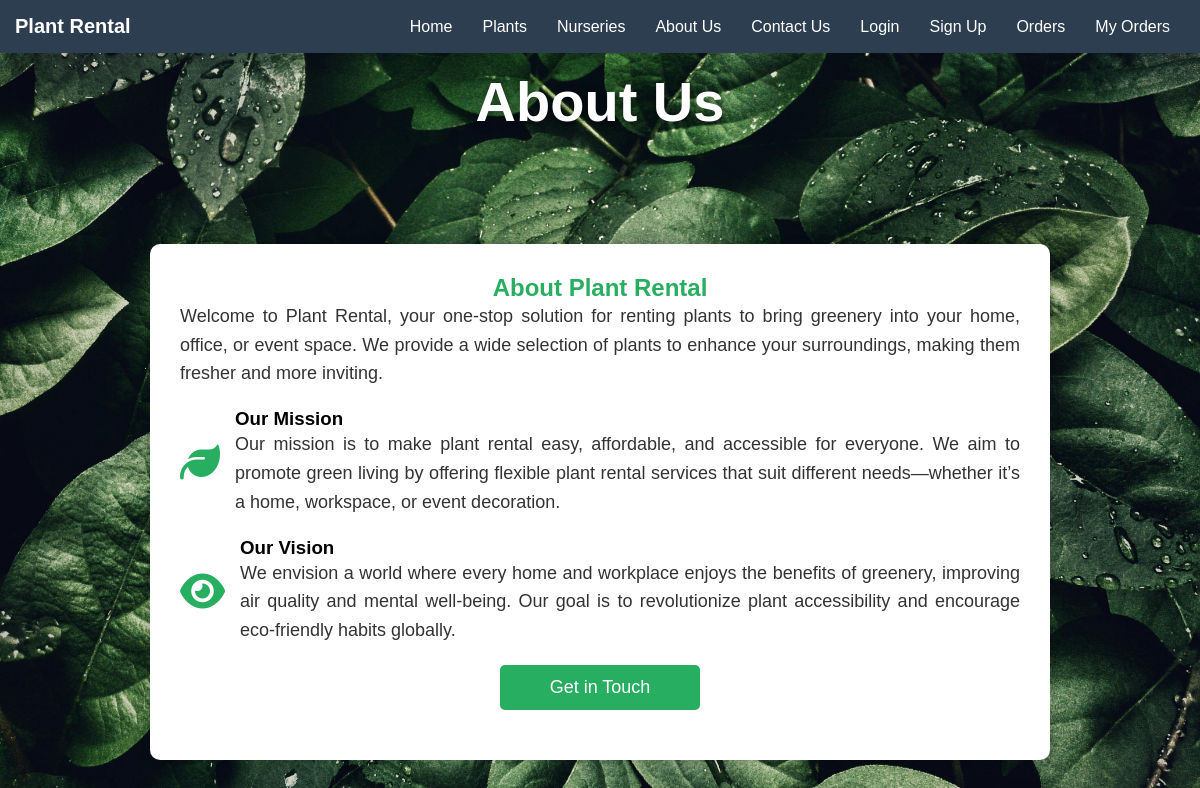
/app/about.php, run on the app's committed database.
### tables this page shows
CREATE TABLE about_us (
    id INT AUTO_INCREMENT PRIMARY KEY,
    title VARCHAR(255) NOT NULL,
    description TEXT NOT NULL,
    mission TEXT NOT NULL,
    vision TEXT NOT NULL,
    history TEXT NOT NULL,
    value TEXT NOT NULL,
    updated_at TIMESTAMP DEFAULT CURRENT_TIMESTAMP ON UPDATE CURRENT_TIMESTAMP
);

### app/about.php (the view, shortened to what this page needs)
<?php
include_once('..\database\db.php');
$query = "SELECT * FROM about_us LIMIT 1";
$result = $conn->query($query);
$about = $result->fetch_assoc();
?>
<!DOCTYPE html>
<html lang="en">
<head>
    <link rel="stylesheet" href="..\resources\css\styles.css">
    <link rel="stylesheet" href="https://cdnjs.cloudflare.com/ajax/libs/font-awesome/6.4.2/css/all.min.css">
    <link rel="stylesheet" href="..\resources\css\about.css">
</head>
<body>
<?php include '../app/reusablelibrary/unauthenticated_header.php';?>
<div class="hero">
    <h1>About Us</h1>
</div>
<div class="about-container">
    <div class="about-box">
        <h2><?php echo $about['title']; ?></h2>
        <p><?php echo $about['description']; ?></p>
        <div class="about-section">
            <i class="fas fa-leaf"></i>
            <div>
                <h3>Our Mission</h3>
                <p><?php echo $about['mission']; ?></p>
            </div>
        </div>
        <div class="about-section">
            <i class="fas fa-eye"></i>
            <div>
                <h3>Our Vision</h3>
                <p><?php echo $about['vision']; ?></p>
            </div>
        </div>
        <a href="contact.php" class="cta-btn">Get in Touch</a>
    </div>
</div>
</body>
</html>

### app/reusablelibrary/unauthenticated_header.php (shortened to what this page needs)
<nav>
    <div class="logo">Plant Rental</div>
    <ul>
      <li><a href="index.php">Home</a></li>
      <li><a href="plants.php">Plants</a></li>
      <li><a href="nurseries.php">Nurseries</a></li>
      <li><a href="about.php">About Us</a></li>
      <li><a href="contact.php">Contact Us</a></li>
      <li><a href="login.php">Login</a></li>
      <li><a href="signup.php">Sign Up</a></li>
      <li><a href="orders.php">Orders</a></li>
  <li><a href="my-orders.php">My Orders</a></li>
</ul>
  </nav>

### resources/css/styles.css (style rules this page uses)
* { margin: 0; padding: 0; box-sizing: border-box; font-family: 'Arial', sans-serif; }
body { height: 100vh; display: flex; justify-content: center; align-items: center; flex-direction: column; overflow: hidden; background-image: url('../../resources/images/Plants/bg.jpg'); background-size: cover; background-position: center; background-attachment: fixed; }
nav { width: 100%; background-color: rgba(0, 0, 0, 0.7); padding: 10px 20px; position: fixed; top: 0; left: 0; display: flex; justify-content: space-between; align-items: center; z-index: 1000; }
nav .logo { font-size: 20px; font-weight: bold; color: #fff; }
nav ul { list-style: none; display: flex; }
nav ul li { margin-left: 20px; }
nav ul li a { text-decoration: none; color: #fff; font-size: 16px; transition: color 0.3s; }

### resources/css/about.css (style rules this page uses)
body { font-family: Arial, sans-serif; margin: 0; padding: 0; background-color: #f4f4f4; }
nav { background: #2c3e50; padding: 15px; display: flex; justify-content: space-between; align-items: center; }
.logo { color: white; font-size: 22px; font-weight: bold; }
nav ul { list-style: none; display: flex; }
nav ul li { margin: 0 15px; }
nav ul li a { color: white; text-decoration: none; font-size: 16px; }
.hero { background: url('..\resources\images\about-bg.jpg') no-repeat center center/cover; height: 300px; display: flex; align-items: center; justify-content: center; color: white; text-align: center; font-size: 28px; font-weight: bold; text-shadow: 2px 2px 10px rgba(0,0,0,0.5); }
.about-container { max-width: 900px; margin: 40px auto; background: white; padding: 30px; border-radius: 10px; box-shadow: 0 0 10px rgba(0,0,0,0.2); }
.about-box h2 { text-align: center; color: #27ae60; }
.about-box p { font-size: 18px; line-height: 1.6; color: #333; text-align: justify; }
.about-section { display: flex; align-items: center; margin-top: 20px; }
.about-section i { font-size: 40px; color: #27ae60; margin-right: 15px; }
.cta-btn { display: block; text-align: center; background: #27ae60; color: white; padding: 12px 20px; margin: 20px auto; width: 200px; font-size: 18px; border-radius: 5px; text-decoration: none; transition: 0.3s; }

### data on the page
about_us: title "About Plant Rental", description "Welcome to Plant Rental, your one-stop solution for renting plants to bring greenery into your home, office, or event space. We provide a wide selection of plants to enhance your surroundings, making them fresher and more inviting.", mission "Our mission is to make plant rental easy, affordable, and accessible for everyone. We aim to promote green living by offering flexible plant rental services that suit different needs—whether it’s a home, workspace, or event decoration.", vision "We envision a world where every home and workplace enjoys the benefits of greenery, improving air quality and mental well-being. Our goal is to revolutionize plant accessibility and encourage eco-friendly habits globally."
